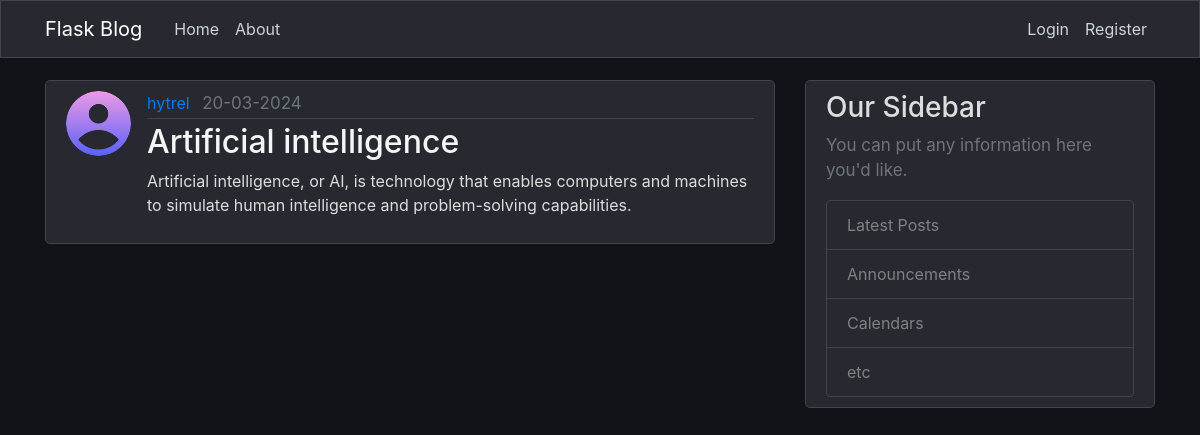
The page /post/12 on the database its author committed.
### Flask/flaskblog/models.py (models this page shows, shortened)
class User(db.Model, UserMixin):
    id = db.Column(db.Integer, primary_key=True)
    username = db.Column(db.String(20), unique=True, nullable=False)
    email = db.Column(db.String(120), unique=True, nullable=False)
    image_file = db.Column(db.String(20), nullable=False, default='default.jpg')
    password = db.Column(db.String(60), nullable=False)
    posts = db.relationship('Post', backref='author', lazy=True)

class Post(db.Model):
    id = db.Column(db.Integer, primary_key=True)
    title = db.Column(db.String(100), nullable=False)
    date_posted = db.Column(db.DateTime, nullable=False, default=datetime.utcnow)
    content = db.Column(db.Text, nullable=False)
    user_id = db.Column(db.Integer, db.ForeignKey('user.id'), nullable=False)

### Flask/flaskblog/routes.py (the view)
@main_routes.route("/post/<int:post_id>")
def post(post_id):
    post = Post.query.get_or_404(post_id)
    return render_template("post.html", title=post.title, post=post)

### Flask/flaskblog/templates/post.html (shortened to what this page needs)
{% extends "layout.html" %}
{% block content %}
<article class="media content-section">
    <img class="rounded-circle article-img"
         src="{{ url_for('static', filename='profile_pics/' + post.author.image_file) }}">
    <div class="media-body">
        <div class="article-metadata">
            <a class="mr-2" href="{{ url_for('main_routes.user_post', username=post.author.username) }}">{{
                post.author.username }}</a>
            <small class="text-muted">{{ post.date_posted.strftime('%d-%m-%Y') }}</small>
        </div>
        <h2 class="article-title">{{ post.title }}</h2>
        <p class="article-content">{{ post.content }}</p>
    </div>
</article>
{% endblock content %}

### Flask/flaskblog/static/main.css (style rules this page uses)
body { background: #121219; color: #dddddd; margin-top: 5rem; }
h1, h2, h3, h4, h5, h6 { color: #DDDDDD; }
.content-section { background: #282830; padding: 10px 20px; border: 1px solid #282830; border-radius: 5px; margin-bottom: 20px; }
.article-title { color: #F5F5F5; }
.article-content { white-space: pre-line; }
.article-img { height: 65px; width: 65px; margin-right: 16px; }
.article-metadata { padding-bottom: 1px; margin-bottom: 4px; border-bottom: 1px solid #444444; }
.text-muted { font-size:17px; }
.content-section { border: 1px solid #444450; }

### rows shown on the page
User: image_file (placeholder picture), author.username "hytrel"
Post: date_posted "20-03-2024", title "Artificial intelligence", content "Artificial intelligence, or AI, is technology that enables computers and machines to simulate human intelligence and problem-solving capabilities."
